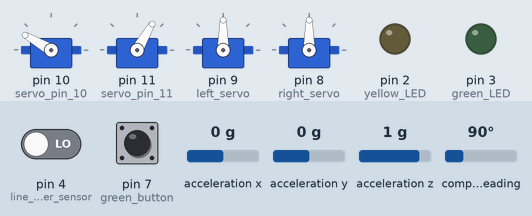
This sketch was run on a simulated Arduino Uno, built with avr-gcc and run on an emulated ATmega328P. Shown: 4 × servo, output pins drawn as LEDs (lit = HIGH). The inputs (shaded band) are chosen by the test bench; at power-on: compass heading 90°, pin 4 (line_follower_sensor) LOW, pin 7 (green_button) LOW, acceleration x 0 g, acceleration y 0 g, acceleration z 1 g.

Above: at 2.2 s.
2.3 s: compass heading set to 153°
At 3.7 s:
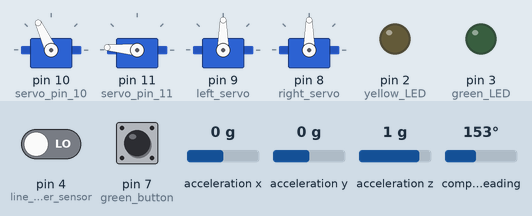
8.3 s: compass heading set to 164°
At 10.2 s:
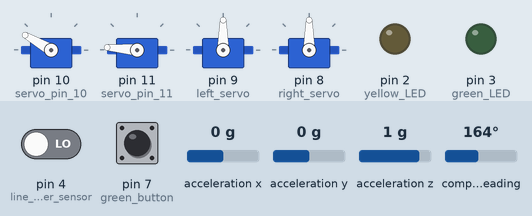
14.5 s: pin 4 (line_follower_sensor) driven HIGH
At 16.0 s:
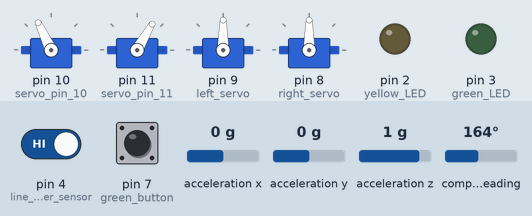
Timing chart, 0 to 17.5 s (numbered marks = the images above; inputs shaded):
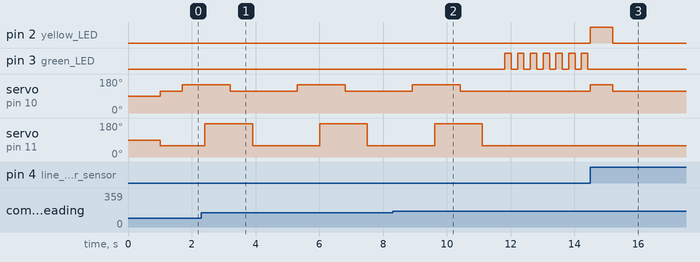

Measured:
- the behaviour switches between 159 and 160° on compass heading (found by bisection; images 1 and 2)
- after the input at 8.3 s, pin 3 (green_LED): alternates HIGH for 0.20 s and LOW for 0.20 s, starting after 3.5 s; servo on pin 10 (servo_pin_10): goes on until 10.4 s, then stays 115°; servo on pin 11 (servo_pin_11): goes on until 11.1 s, then stays 60°
- after the input at 14.5 s, pin 2 (yellow_LED): LOW → HIGH at once, → LOW 0.70 s later; pin 3 (green_LED): stops changing and stays LOW; servo on pin 10 (servo_pin_10): 115° → 150° at once, → 115° 0.70 s later
- by itself, servo on pin 11 (servo_pin_11): alternates 175° for 1.5 s and 60° for 2.1 s

The sketch:

kimbot-grab-release-ball-gyro.ino
```cpp
#include <Servo.h>
#include <Ultrasonic.h>
#include <Wire.h>
#include <Adafruit_Sensor.h>
#include <Adafruit_BNO055.h>
#include <utility/imumaths.h>
#include <math.h>

Servo left_servo; // pin 9
Servo right_servo; // pin 8

/* Set the delay between fresh samples */
#define BNO055_SAMPLERATE_DELAY_MS (100)

Servo servo_pin_10; // claw
Servo servo_pin_11; // arm
//libraries at http://www.duinoedu.com/
Ultrasonic monUltrasonic(5);

#define GYRO_TOLERANCE 2.0
#define GYRO_TOLERANCE_TURN 10.0
#define FORWARD true
#define REVERSE false
#define SERVO_FORWARD 0
#define SERVO_REVERSE 110
#define SERVO_STOP 95
#define CLAW_OPEN 150
#define CLAW_CLOSE 115
#define ARM_DOWN 175
#define ARM_UP 60
#define OBJECT_UNDER_CLAW 7
#define GREEN_FLASH_DURATION 200

// globals
int State = 0;
unsigned long StartTime = 0;
int LightState = 0;
int LightCount = 0;
Adafruit_BNO055 bno = Adafruit_BNO055(55);

void ResetTimer () {
  StartTime = millis();
}

unsigned long Timer() {
  return millis() - StartTime;
}

void CalibrateGyro () {
  uint8_t system, gyro, accel, mag;
  system = gyro = accel = mag = 0;
  digitalWrite(3, LOW); // green light off
  do {
    bno.getCalibration(&system, &gyro, &accel, &mag);
  } while (gyro < 3);
  delay(1000);
  bno.setExtCrystalUse(true);
  digitalWrite(3, HIGH); // green light on
}

void BlinkYellowGreen() {
  // alternate yellow/green
  digitalWrite(2, LOW); // yellow light off
  digitalWrite(3, HIGH); //  green light on
  delay (700);
  digitalWrite(2, HIGH); // yellow light on
  digitalWrite(3, LOW); //  green light off
  delay (700);
}

void LightsOff() {
  digitalWrite(2, LOW); // yellow light off
  digitalWrite(3, LOW); //  green light off
}

void StartRapidGreenFlash() {
  ResetTimer();
}

void FlashRapidGreen() {
  if (Timer() > GREEN_FLASH_DURATION*2)
    ResetTimer();
  else if (Timer() > GREEN_FLASH_DURATION)
    digitalWrite(3, LOW); //  green light off
  else
    digitalWrite(3, HIGH); //  green light on
  }

void setup()
{
  servo_pin_10.attach(10); // claw
  servo_pin_11.attach(11); // arm
  left_servo.attach(9);
  right_servo.attach(8);

  pinMode(2, OUTPUT); // yellow LED
  pinMode(3, OUTPUT); // green LED
  pinMode(4, INPUT);  // line follower sensor
  pinMode(7, INPUT);  // green button

  /* Initialise the gyro sensor */
  digitalWrite(3, LOW); // green light off
  if(!bno.begin())
  {
    /* There was a problem detecting the BNO055 ... check your connections */
    // Serial.print("Ooops, no BNO055 detected ... Check your wiring or I2C ADDR!");
    while(1) {
        digitalWrite(2, HIGH);   // turn the LED on (HIGH is the voltage level)
        delay(1000);              // wait for a second
        digitalWrite(2, LOW);    // turn the LED off by making the voltage LOW
        delay(1000);              // wait for a second
    }
  }

  // ready for button push

  // wait for start button
  while(digitalRead(7)) {
      BlinkYellowGreen();
  }

  // wait until gyro is calibrated
  CalibrateGyro();
  LightsOff();

}

    float GetCurrentHeading () {
        /* Get a new sensor event */
        sensors_event_t event;
        bno.getEvent(&event);
        float ch = event.orientation.x;
        return ch;
    }

    // heading is never negative, but it can flip from 1 to 359, so do modulus 180
    // If this function returns negative, it means turns right to correct; positive means turn left
    float SubtractFromCurrHeading(float x) {
        float result = 0.0;
        float ch = GetCurrentHeading();
        float diff = abs(ch - x);
        if (diff >= 180.0) { // more than 180deg apart, so flip
            result = 360.0 - diff;
            if (x < 180.0) {
                result = -result;
            }
        } else {
            result = ch - x;
        }
        return result;
    }

    float DiffFromCurrHeading(float x) {
        return abs(SubtractFromCurrHeading(x));
    }


    void CountLightTransitions () {
      bool light_sensor = digitalRead(4);
      switch (LightState) {
        case 0: //  dark
          if (light_sensor) { // now light
            LightState = 1;
            LightCount++;
            digitalWrite( 2 , HIGH ); // yellow LED
          }
          break;
        case 1: // light
          if (!light_sensor) { // now dark
            LightState = 0;
            digitalWrite( 2 , LOW );
          }
          break;
      }
    }

    bool LetDriverFindBall() {   // stay in loop until ball is found, counting lights
      digitalWrite( 3 , LOW ); // green light off
      bool foundBall = false;
      bool turnedAround = false;
      while (!foundBall && DiffFromCurrHeading(180) > GYRO_TOLERANCE_TURN*2) {
        CountLightTransitions();
        foundBall = monUltrasonic.mesurer() < OBJECT_UNDER_CLAW;
      }
      turnedAround = DiffFromCurrHeading(180) <= GYRO_TOLERANCE_TURN*2;
      return (turnedAround);
    }

    bool GrabBall()
    {
      bool grabbedBall = false;
      delay( 700 );
      if (( ( monUltrasonic.mesurer() ) < ( OBJECT_UNDER_CLAW ) ))
      {
        servo_pin_10.write( CLAW_OPEN ); // claw open
        delay( 700 );
        servo_pin_11.write( ARM_DOWN ); // arm down
        delay( 800 );
        servo_pin_10.write( CLAW_CLOSE ); // claw close
        delay( 700 );
        servo_pin_11.write( ARM_UP ); // arm up
        delay( 700 );
        grabbedBall = monUltrasonic.mesurer() >= OBJECT_UNDER_CLAW; // if we did grab ball, it is no longer visible to sensor
        if (grabbedBall) digitalWrite( 3 , HIGH ); // green LED on
      }
      return (grabbedBall);
    }


    void LetDriverDriveHome (int countLimit) {
      LightCount = 0;
      while (LightCount <= countLimit) {
        FlashRapidGreen();
        CountLightTransitions();
        //delay(BNO055_SAMPLERATE_DELAY_MS);
      }
    }

void loop()
{
  // arm up, claw closed
  servo_pin_10.write( CLAW_CLOSE );
  servo_pin_11.write( ARM_UP );

  bool light_sensor = false ;
  bool turned_around = false;
  bool grabbed_ball = false;

  switch (State) {
    case 0: // driver will locate ball; try to pick it up
      turned_around = LetDriverFindBall();
      if (turned_around) State = 2; // must have found ball, so drive home!
      else State = 1;
      break;
    case 1:
      // successfully found ball, try to pick it up
      grabbed_ball = GrabBall();
      State = 0; // try again if necessary
      break;
    case 2:  // go back to home base
      StartRapidGreenFlash();
      LetDriverDriveHome(LightCount);
      servo_pin_10.write( CLAW_OPEN ); // claw open; release ball
      delay( 700 );
      State = 3;
      break;
    case 3: // all done
      LightsOff();
      break;
    }
  }
```
